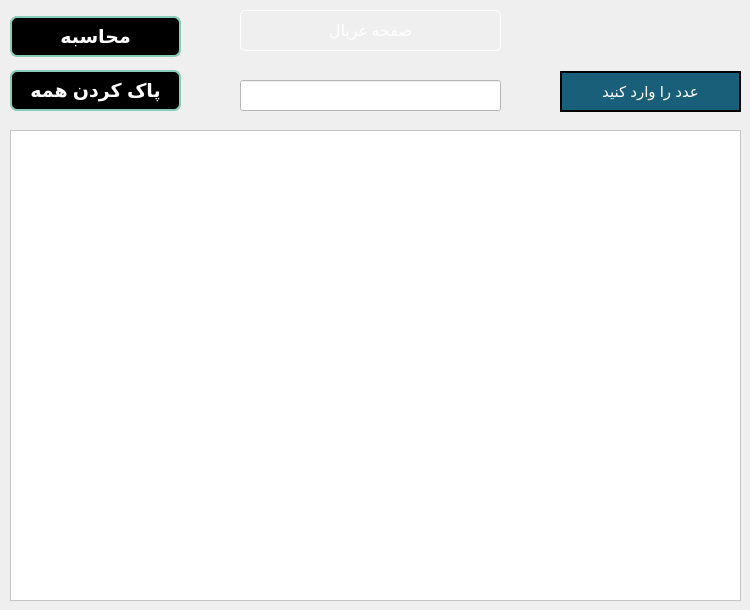
         <widget class="QWidget" name="page_mosalas">
          <widget class="QLabel" name="label_85">
           <property name="geometry">
            <rect>
             <x>560</x>
             <y>71</y>
             <width>181</width>
             <height>41</height>
            </rect>
           </property>
           <property name="font">
            <font>
             <pointsize>11</pointsize>
             <weight>50</weight>
             <italic>false</italic>
             <bold>false</bold>
            </font>
           </property>
           <property name="styleSheet">
            <string notr="true">background-color: rgb(26, 95, 122);
font : 11pt;
border-style: outset;
color : rgb(255, 255, 255);
border-width: 2px;
border-color: black;
font-weight: 400;
padding: 2px;
border-color: black;
font-weight: 400;
padding: 2px;</string>
           </property>
           <property name="text">
            <string>عدد را وارد کنید</string>
           </property>
           <property name="alignment">
            <set>Qt::AlignCenter</set>
           </property>
          </widget>
          <widget class="QLineEdit" name="lineEdit_47">
           <property name="geometry">
            <rect>
             <x>240</x>
             <y>80</y>
             <width>261</width>
             <height>31</height>
            </rect>
           </property>
           <property name="styleSheet">
            <string notr="true">background-color: rgb(255, 255, 255);</string>
           </property>
          </widget>
          <widget class="QPushButton" name="pushButton_62">
           <property name="geometry">
            <rect>
             <x>10</x>
             <y>16</y>
             <width>171</width>
             <height>41</height>
            </rect>
           </property>
           <property name="font">
            <font>
             <pointsize>14</pointsize>
             <weight>75</weight>
             <bold>true</bold>
            </font>
           </property>
           <property name="styleSheet">
            <string notr="true">#pushButton_62{
background-color:rgb(0, 0, 0);
color: rgb(255, 255, 255);
border:2px solid #87CBB9;
border-radius: 7px;
}
#pushButton_62:hover{
background-color: #fff;
color:#000000;
}</string>
           </property>
           <property name="text">
            <string>محاسبه</string>
           </property>
          </widget>
          <widget class="QPushButton" name="pushButton_63">
           <property name="geometry">
            <rect>
             <x>10</x>
             <y>70</y>
             <width>171</width>
             <height>41</height>
            </rect>
           </property>
           <property name="font">
            <font>
             <pointsize>14</pointsize>
             <weight>75</weight>
             <bold>true</bold>
            </font>
           </property>
           <property name="styleSheet">
            <string notr="true">#pushButton_63{
background-color:rgb(0, 0, 0);
color: rgb(255, 255, 255);
border:2px solid #87CBB9;
border-radius: 7px;
}
#pushButton_63:hover{
background-color: #fff;
color:#000000;
}</string>
           </property>
           <property name="text">
            <string>پاک کردن همه</string>
           </property>
          </widget>
          <widget class="QTextEdit" name="textEdit_2">
           <property name="geometry">
            <rect>
             <x>10</x>
             <y>130</y>
             <width>731</width>
             <height>471</height>
            </rect>
           </property>
           <property name="styleSheet">
            <string notr="true">background-color: rgb(255, 255, 255);</string>
           </property>
          </widget>
          <widget class="QLabel" name="label_210">
           <property name="geometry">
            <rect>
             <x>240</x>
             <y>10</y>
             <width>261</width>
             <height>41</height>
            </rect>
           </property>
           <property name="styleSheet">
            <string notr="true">color :#fff;
font : 12pt;
border-radius: 5px;
border:1px solid #fff;
</string>
           </property>
           <property name="text">
            <string>صفحه غربال</string>
           </property>
           <property name="alignment">
            <set>Qt::AlignCenter</set>
           </property>
          </widget>
         </widget>
